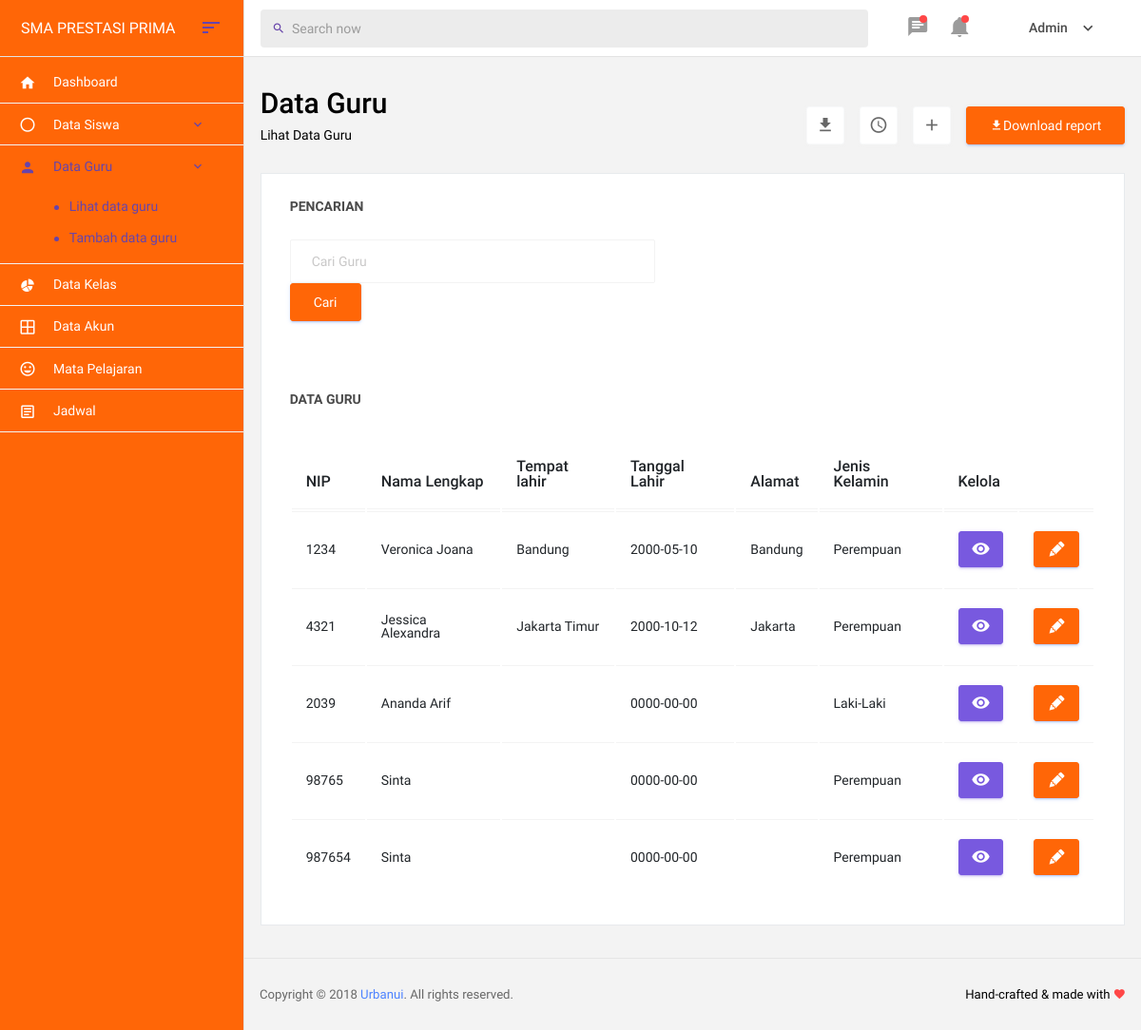
Page /index.php/admin/dataguru on the committed database.
### tables this page shows
CREATE TABLE `guru` (
  `id` int(11) NOT NULL,
  `nip` int(11) NOT NULL,
  `nama_guru` varchar(50) NOT NULL,
  `username` varchar(128) NOT NULL,
  `tempat_lahir` varchar(50) NOT NULL,
  `tanggal_lahir` date NOT NULL,
  `alamat` text NOT NULL,
  `telp_guru` varchar(15) NOT NULL,
  `jenis_kelamin` varchar(20) NOT NULL,
  `foto_guru` varchar(100) NOT NULL,
  `id_user` int(11) NOT NULL
);

### application/controllers/Admin.php (called while the page is built, shortened)
<?php
class Admin extends CI_Controller
{
	public function __construct()
	{
		$this->load->helper(array('url'));
		$this->load->database();
		$this->load->model('M_data');
	}
	public function dataguru()
	{
		$data['guru'] = $this->M_data->get_dataguru('guru')->result();
		$this->load->view('admin/head');
		$this->load->view('admin/header');
		$this->load->view('admin/dataguru', $data);
		$this->load->view('admin/footer');
		$this->load->view('admin/js');
	}
}

### index.php (called while the page is built, shortened)
<?php
require_once BASEPATH.'core/CodeIgniter.php';

### application/models/M_data.php (called while the page is built, shortened)
<?php
class M_data extends CI_Model{
    public function get_dataguru($table){
        $this->db->from($table);
        return $this->db->get("");
    }
}
?>

### application/views/admin/dataguru.php (the view, shortened to what this page needs)
<div class="main-panel">
  <div class="content-wrapper">
    <div class="row">
      <div class="col-md-12 grid-margin">
        <div class="d-flex justify-content-between flex-wrap">
          <div class="d-flex align-items-end flex-wrap">
            <div class="mr-md-3 mr-xl-5">
              <h2>Data Guru</h2>
              <p class="mb-md-0">Lihat Data Guru</p>
            </div>
          </div>
          <div class="d-flex justify-content-between align-items-end flex-wrap">
            <button type="button" class="btn btn-light bg-white btn-icon mr-3 d-none d-md-block ">
              <i class="mdi mdi-download text-muted"></i>
            </button>
            <button type="button" class="btn btn-light bg-white btn-icon mr-3 mt-2 mt-xl-0">
              <i class="mdi mdi-clock-outline text-muted"></i>
            </button>
            <button type="button" class="btn btn-light bg-white btn-icon mr-3 mt-2 mt-xl-0">
              <i class="mdi mdi-plus text-muted"></i>
            </button>
            <button class="btn btn-primary mt-2 mt-xl-0 mdi mdi-download">Download report</button>
          </div>
        </div>
      </div>
    </div>
    <div class="row">
      <div class="col-md-12 stretch-card">
        <div class="card">
          <div class="row">
            <div class="col-md-6">
              <div class="card-body">
                <div class="template-demo">
                  <?php echo form_open('admin/searchguru')?>
                  <div class="form-group">
                    <p class="card-title">Pencarian</p>
                    <input type="text" name="keyword" class="form-control" placeholder="Cari Guru">
                    <button type="submit" name="search" value="cari" class="btn btn-primary">Cari</button>
                  </div>
                </div>
              </div>
            </div>
          </div>
          <div class="row">
            <div class="col-md-12 stretch-card">
              <div class="card-body">
                <p class="card-title">Data Guru</p>
                <div class="table-responsive">
                  <table id="recent-purchases-listing" class="table">
                    <thead>
                      <tr>
                        <th>NIP</th>
                        <th>Nama Lengkap</th>
                        <th>Tempat lahir</th>
                        <th>Tanggal Lahir</th>
                        <th>Alamat</th>
                        <th>Jenis Kelamin</th>
                        <th colspan="2">Kelola</th>
                      </tr>
                    </thead>
                    <tbody>
                      <?php foreach ($guru as $dataguru) : ?>
                      <tr>
                        <td><?php echo $dataguru->nip?></td>
                        <td><?php echo $dataguru->nama_guru?></td>
                        <td><?php echo $dataguru->tempat_lahir?></td>
                        <td><?php echo $dataguru->tanggal_lahir?></td>
                        <td><?php echo $dataguru->alamat?></td>
                        <td><?php echo $dataguru->jenis_kelamin?></td>
                        <td width="20px"><?php echo anchor('admin/detailguru/' . $dataguru->nip, '<div class="btn btn-sm btn-info"><i class="mdi mdi-eye"></i></div>');?></td>
                        <td width="20px"><div class="btn btn-sm btn-primary"><i class=" mdi mdi-lead-pencil"></i></div></td>
                      </tr>
                    </tbody>
                    <?php endforeach;?>
                  </table>
                </div>
              </div>
            </div>
          </div>
        </div>
      </div>
    </div>
    </div>

### rows in the picture
guru: nip "1234", nama_guru "Veronica Joana", tempat_lahir "Bandung", tanggal_lahir "2000-05-10", alamat "Bandung", jenis_kelamin "Perempuan"
guru: nip "4321", nama_guru "Jessica Alexandra", tempat_lahir "Jakarta Timur", tanggal_lahir "2000-10-12", alamat "Jakarta", jenis_kelamin "Perempuan"
guru: nip "2039", nama_guru "Ananda Arif", tanggal_lahir "0000-00-00", jenis_kelamin "Laki-Laki"
guru: nip "98765", nama_guru "Sinta", tanggal_lahir "0000-00-00", jenis_kelamin "Perempuan"
guru: nip "987654", nama_guru "Sinta", tanggal_lahir "0000-00-00", jenis_kelamin "Perempuan"
